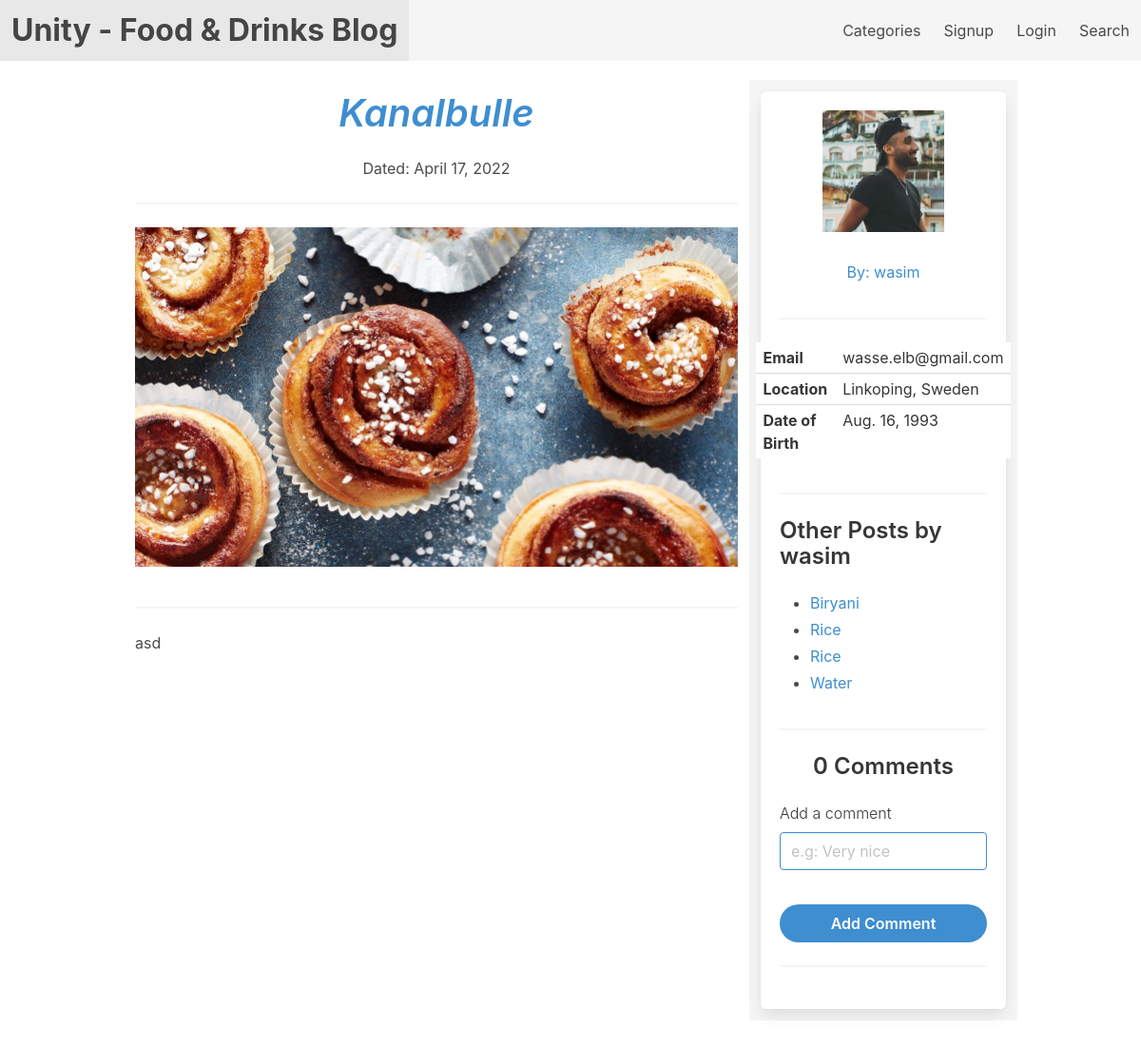
The page /post_detail/4/ on the database its author committed.
### blog/models.py (models this page shows, shortened)
class Post(models.Model):
	STATUS_CHOICES = [
        ('draft', 'draft'),
        ('published', 'published'),
    ]
	category = models.ForeignKey(Category, on_delete=models.CASCADE, related_name='posts')
	profile = models.ForeignKey(Profile, on_delete=models.CASCADE, related_name="profile_posts")
	author = models.ForeignKey(User, on_delete=models.CASCADE, related_name="user_posts")
	title = models.CharField(max_length=1000)
	description = models.CharField(max_length=1000)
	body = RichTextField()
	slug = models.SlugField()
	header_image = models.ImageField(upload_to='imgs/', blank=True, null=True)
	pub_date = models.DateField(auto_now_add=True)
	is_featured = models.BooleanField(default=False)
	status = models.CharField(max_length=12, choices=STATUS_CHOICES, default='draft')
	objects = models.Manager()
	published = PublishedPostsManager()
	featured = FeaturedPostManager()

class Profile(models.Model):
	user = models.OneToOneField(User, on_delete=models.CASCADE, related_name="profile")
	photo = models.ImageField(upload_to='imgs/', blank=True, null=True)
	intro = models.TextField(max_length=1000)
	location = models.CharField(max_length=30, blank=True, null=True)
	birth_date = models.DateField(null=True, blank=True)

### blog/views.py (the view, shortened to what this page needs)
# urls.py: path('post_detail/<int:post_id>/', views.detail, name='detail'),
def detail(request, post_id):
	post = Post.objects.get(id=post_id)
	profile = Profile.objects.get(user=post.author)
	user_posts = Post.objects.filter(author=post.author, status='published').exclude(id=post.id)
	comments = Comment.objects.filter(post=post).order_by('-dated')[:5]
	form = CommentForm()
	context = {
		'post': post,
		'profile': profile,
		'user_posts': user_posts,
		'comments': comments,
		'form': form,
	}
	return render(request, 'blog/detail.html', context)

### blog/forms.py
class CommentForm(forms.ModelForm):
	class Meta:
		model = Comment
		fields = ['body']

### templates/blog/detail.html (shortened to what this page needs)
{% extends 'base_with_content.html' %}
{% load static %}
{% load widget_tweaks %}
{% block 'content' %}
	<div class="content">
		<div class="columns is-centered">
			<div class="column is-7">
				<h2 class="title has-text-centered is-size-2 has-text-info"><em>{{ post.title }}</em></h2>
				<p class="is-size-6 has-text-centered">Dated: {{ post.pub_date }}</p>
				<hr>
				<div class="columns has-text-centered is-centered">
					<div class="column">
						{% if post.header_image %}
							<img src="{{ post.header_image.url }}">
						{% else %}
							<img src="{% static 'blog/de.v1.jpg' %}">
						{% endif %}
					</div>
				</div><hr>
				{{ post.body|safe }}
			</div>
			<div class="column is-3 has-background-light">
				<div class="box">
					<div class="columns is-vcentered">
						<div class="column has-text-centered">
							{% if post.author.profile.photo %}
								<figure class="image is-128x128 is-inline-block">
								  <img src="{{ post.author.profile.photo.url }}">
								</figure>
							{% else %}
								<figure class="image is-128x128 is-inline-block">
								 	<img src="{% static 'blog/default.jpg' %}">
								</figure>
							{% endif %}
						</div>
					</div>
					<div class="columns is-centered has-text-centered">
						<div class="column has-text-centered">
							<a href="{% url 'user_page' profile_id=post.author.profile.id %}" class="has-text-info">By: {{ post.author }}</a>
						</div>
					</div><hr>
					<div class="columns is-centered">
						<div class="column">
							<table class="table is-narrow is-hoverable">
							  <tbody>
							    <tr>
							      <th>Email</th>
							      <td>{{ post.author.email }}</td>
							    </tr>
							    <tr>
							      <th>Location</th>
							      <td>{{ post.author.profile.location }}</td>
							    </tr>
							    <tr>
							      <th>Date of Birth</th>
							      <td>{{ post.author.profile.birth_date }}</td>
							    </tr>
							  </tbody>
							</table>
						</div>
					</div><hr>
					<div class="columns is-centered">
						<div class="column">
							<h5 class="title is-size-4">Other Posts by {{ post.author.username }}</h5>
							<ul>
								{% for x in user_posts %}
									<li><a class="has-text-info" href="{% url 'detail' post_id=x.id %}">{{ x.title }}</a></li>
								{% empty %}
									<p class="is-size-6">The author has not made other posts yet.</p>
								{% endfor %}
							</ul>
						</div>
					</div><hr>
					<div class="columns is-centered">
						<div class="column">
							{% with comments.count as total_comments %}
								<h3 class="title has-text-weight-semibold is-size-4 has-text-centered">
									{{ total_comments }} Comment{{ total_comments|pluralize }}
								</h3>
							{% endwith %}
							<form method="POST">
								<div class="field">
									<label class="label has-text-weight-light">Add a comment</label>
									<div class="control">
										{% render_field form.body class='input is-info' placeholder='e.g: Very nice' %}
									</div>
								</div><br>
								<div class="field">
									<div class="control">
										<input type="submit" value="Add Comment" class="button is-rounded is-info is-fullwidth has-text-weight-semibold">
									</div>
								</div>
							</form><hr>
						</div>
					</div>
				</div>
			</div>
		</div>
	</div>
{% endblock %}

### rows shown on the page
Post: title "Kanalbulle", pub_date "April 17, 2022", header_image (picture), body "asd", author.profile.photo (picture), author "wasim", author.email "wasse.elb@gmail.com", author.profile.location "Linkoping, Sweden", author.profile.birth_date "Aug. 16, 1993", author.username "wasim"
Post: title "Biryani"
Post: title "Rice"
Post: title "Rice"
Post: title "Water"

### other values the page prints
{{ total_comments }} "0"
